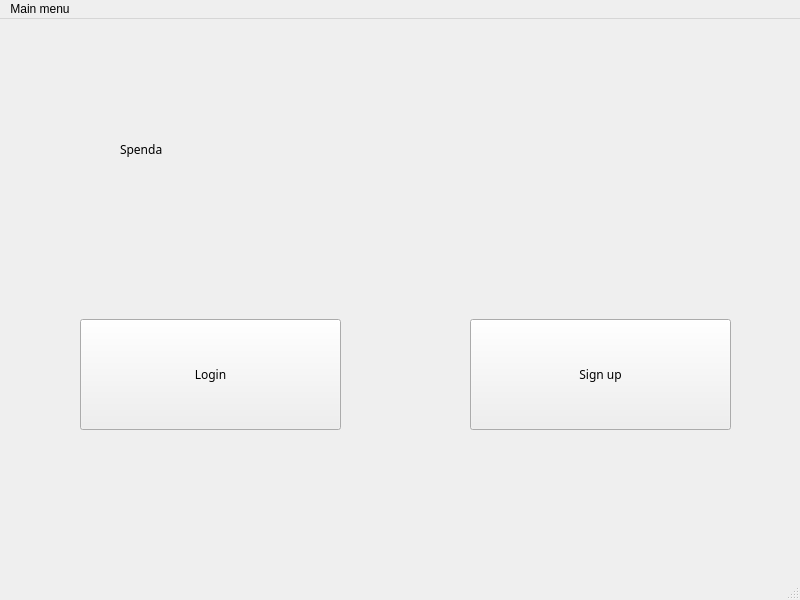
<?xml version="1.0" encoding="UTF-8"?>
<ui version="4.0">
 <class>MainWindow</class>
 <widget class="QMainWindow" name="MainWindow">
  <property name="geometry">
   <rect>
    <x>0</x>
    <y>0</y>
    <width>800</width>
    <height>600</height>
   </rect>
  </property>
  <property name="windowTitle">
   <string>MainWindow</string>
  </property>
  <widget class="QWidget" name="centralwidget">
   <widget class="QPushButton" name="pushButton">
    <property name="geometry">
     <rect>
      <x>80</x>
      <y>300</y>
      <width>261</width>
      <height>111</height>
     </rect>
    </property>
    <property name="font">
     <font>
      <family>Cascadia Code</family>
     </font>
    </property>
    <property name="text">
     <string>Login</string>
    </property>
   </widget>
   <widget class="QPushButton" name="pushButton_2">
    <property name="geometry">
     <rect>
      <x>470</x>
      <y>300</y>
      <width>261</width>
      <height>111</height>
     </rect>
    </property>
    <property name="font">
     <font>
      <family>Cascadia Code</family>
     </font>
    </property>
    <property name="text">
     <string>Sign up</string>
    </property>
   </widget>
   <widget class="QLabel" name="label">
    <property name="geometry">
     <rect>
      <x>120</x>
      <y>30</y>
      <width>571</width>
      <height>201</height>
     </rect>
    </property>
    <property name="font">
     <font>
      <family>Cascadia Code</family>
     </font>
    </property>
    <property name="text">
     <string>Spenda</string>
    </property>
   </widget>
  </widget>
  <widget class="QMenuBar" name="menubar">
   <property name="geometry">
    <rect>
     <x>0</x>
     <y>0</y>
     <width>800</width>
     <height>21</height>
    </rect>
   </property>
   <widget class="QMenu" name="menuMain_menu">
    <property name="title">
     <string>Main menu</string>
    </property>
   </widget>
   <addaction name="menuMain_menu"/>
  </widget>
  <widget class="QStatusBar" name="statusbar"/>
 </widget>
 <resources/>
 <connections/>
</ui>
